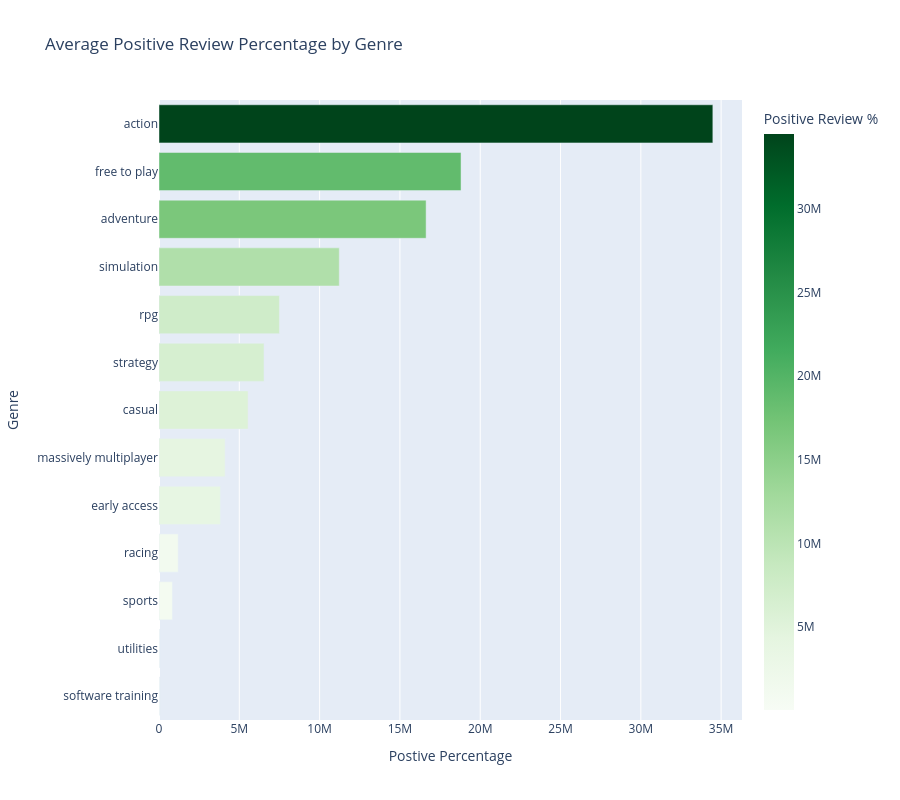

Here is the notebook cell this chart was saved with:
### Code cell
fig_avg_positive = px.bar(
    genre_positive_reviews,
    x='total_positive',
    y='genres',
    orientation='h',
    title='Average Positive Review Percentage by Genre',
    labels={'total_positive': ' Positive Review %', 'genres': 'Genre'},
    color='total_positive',
    color_continuous_scale='Greens',
    height=800
)

fig_avg_positive.update_layout(
    yaxis={'categoryorder': 'total ascending'},
    xaxis_title='Postive Percentage'
)
fig_avg_positive.show()

### Figure 1 — Plotly figure (JSON) as saved in the notebook; plotly's stock layout.template omitted (floating-point values rounded to 4 significant figures)
{"data": [{"hovertemplate": " Positive Review %=%{marker.color}<br>Genre=%{y}<extra></extra>", "legendgroup": "", "marker": {"color": [34484212, 18805945, 16631222, 11223909, 7498863, 6537080, 5546631, 4119686, 3824996, 1199024, 835494, 44172, 38297], "coloraxis": "coloraxis", "pattern": {"shape": ""}}, "name": "", "orientation": "h", "showlegend": false, "textposition": "auto", "type": "bar", "x": [34484212, 18805945, 16631222, 11223909, 7498863, 6537080, 5546631, 4119686, 3824996, 1199024, 835494, 44172, 38297], "xaxis": "x", "y": ["action", "free to play", "adventure", "simulation", "rpg", "strategy", "casual", "massively multiplayer", "early access", "racing", "sports", "utilities", "software training"], "yaxis": "y"}], "layout": {"barmode": "relative", "coloraxis": {"colorbar": {"title": {"text": " Positive Review %"}}, "colorscale": [[0, "rgb(247,252,245)"], [0.125, "rgb(229,245,224)"], [0.25, "rgb(199,233,192)"], [0.375, "rgb(161,217,155)"], [0.5, "rgb(116,196,118)"], [0.625, "rgb(65,171,93)"], [0.75, "rgb(35,139,69)"], [0.875, "rgb(0,109,44)"], [1, "rgb(0,68,27)"]]}, "height": 800, "legend": {"tracegroupgap": 0}, "title": {"text": "Average Positive Review Percentage by Genre"}, "xaxis": {"anchor": "y", "domain": [0, 1], "title": {"text": "Postive Percentage"}}, "yaxis": {"anchor": "x", "categoryorder": "total ascending", "domain": [0, 1], "title": {"text": "Genre"}}}}
